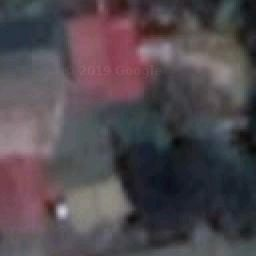
#> input picture Train_image/hoankiem_1009.jpg, 256 x 256 px; its folder holds only this picture in this run
$ python data_gen.py
#> lines starting #> are read from the running program, lines starting #| are printed output that depends on the picture
import os, glob, sys
import numpy as np
import cv2

IMAGE_DIR = "./train/Train_image"
CROPPED_IMAGE_DIR = "./train/cropped_train_image"
MASK_DIR = "./Mask_Tank"
CROPPED_MASK_DIR = "./cropped_mask_tank"
tmp_file = "hoankiem"

paths = glob.glob(os.path.join(IMAGE_DIR, "**.jpg"))
tmp = 0
for path in paths:
    print(f"Processing image from {path}")
    basename = os.path.basename(path)
    filename = os.path.splitext(basename)[0]
    image = cv2.imread(path)
#> image is the input picture: shape (256, 256, 3); mean B, G, R 78.7, 73, 81.1
    image = cv2.resize(
        image,
        (int(image.shape[1]//100)*100,
        int(image.shape[0]//100)*100)
    )
#> image: shape (200, 200, 3)
    cnt = 0
    for i in range(image.shape[0]//100):
        for j in range(image.shape[1]//100):
            temp2 = 0
            out = os.path.join(CROPPED_IMAGE_DIR, f"{tmp_file}_{tmp}.jpg")
            cv2.imwrite(out, image[i*100:(i+1)*100, j*100:(j+1)*100])
            cnt += 1
            tmp += 1
#> this loop made 2 passes
#> pass 1, `cv2.imwrite(out, image[i*100:(i+1)*100, j*100:(j+1)*100])`:
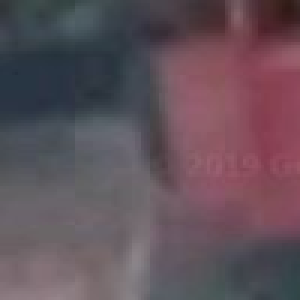
#> saved as hoankiem_0.jpg: shape (100, 100, 3) (shown 3 times larger); mean B, G, R 90, 81.1, 98
#> pass 1, `cv2.imwrite(out, image[i*100:(i+1)*100, j*100:(j+1)*100])`:
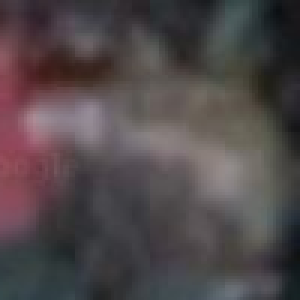
#> saved as hoankiem_1.jpg: shape (100, 100, 3) (shown 3 times larger); mean B, G, R 74.4, 72.3, 80.6
#> pass 2, `cv2.imwrite(out, image[i*100:(i+1)*100, j*100:(j+1)*100])`:
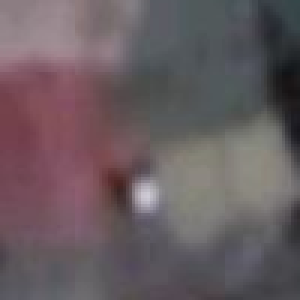
#> saved as hoankiem_2.jpg: shape (100, 100, 3) (shown 3 times larger); mean B, G, R 96.2, 91.7, 103.9
#> pass 2, `cv2.imwrite(out, image[i*100:(i+1)*100, j*100:(j+1)*100])`:
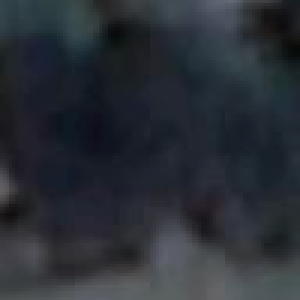
#> saved as hoankiem_3.jpg: shape (100, 100, 3) (shown 3 times larger); mean B, G, R 53.9, 46.6, 41.6
#> after the loop, cnt = 4; tmp = 4
    print(f"Cropped into {cnt} images")
#| Cropped into 4 images

paths = glob.glob(os.path.join(MASK_DIR, "**.png"))
tmp1 = 0
for path in paths:
    print(f"Processing image from {path}")
    basename = os.path.basename(path)
    filename = os.path.splitext(basename)[0]
    image = cv2.imread(path)
    image = cv2.resize(
        image,
        (int(image.shape[1]//100)*100,
        int(image.shape[0]//100)*100)
    )
    cnt = 0
    for i in range(image.shape[0]//100):
        for j in range(image.shape[1]//100):
            out = os.path.join(CROPPED_MASK_DIR, f"{tmp_file}_{tmp1}_tank.png")
            cv2.imwrite(out, image[i*100:(i+1)*100, j*100:(j+1)*100])
            cnt += 1
            tmp1 += 1
    print(f"Cropped into {cnt} images")

$ run again, on Train_image/hoankiem_10709.jpg
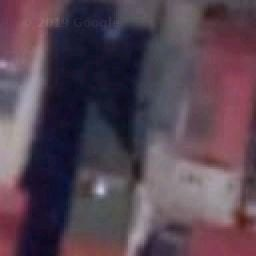
#> input picture Train_image/hoankiem_10709.jpg, 256 x 256 px
#> image is the input picture: shape (256, 256, 3); mean B, G, R 82.5, 69.1, 86.9
#> image: shape (200, 200, 3)
#> the loop `for i in range(image.shape[0]//100):` made 2 passes
#> pass 1, `cv2.imwrite(out, image[i*100:(i+1)*100, j*100:(j+1)*100])`:
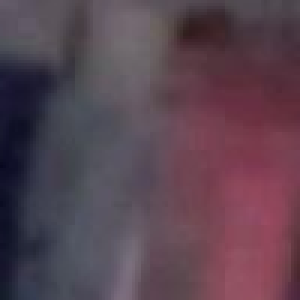
#> saved as hoankiem_1.jpg: shape (100, 100, 3) (shown 3 times larger); mean B, G, R 80.6, 68, 90
#> pass 2, `cv2.imwrite(out, image[i*100:(i+1)*100, j*100:(j+1)*100])`:
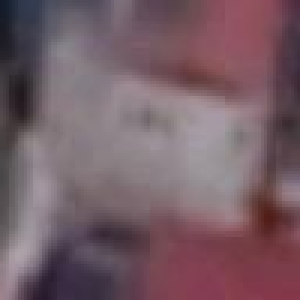
#> saved as hoankiem_3.jpg: shape (100, 100, 3) (shown 3 times larger); mean B, G, R 102.1, 93.3, 117.7
#> after the loop `for i in range(image.shape[0]//100):`: cnt = 4
#| Cropped into 4 images

$ run again, on Train_image/hoankiem_11067.jpg
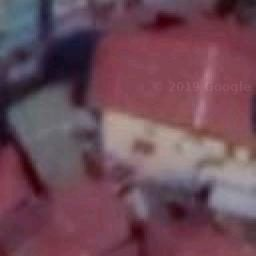
#> input picture Train_image/hoankiem_11067.jpg, 256 x 256 px
#> image is the input picture: shape (256, 256, 3); mean B, G, R 86.9, 74.1, 109.2
#> image: shape (200, 200, 3)
#> the loop `for i in range(image.shape[0]//100):` made 2 passes
#> pass 1, `cv2.imwrite(out, image[i*100:(i+1)*100, j*100:(j+1)*100])`:
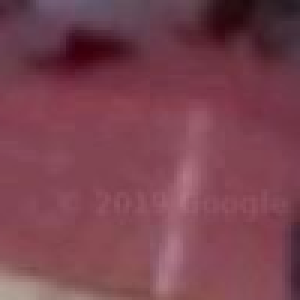
#> saved as hoankiem_1.jpg: shape (100, 100, 3) (shown 3 times larger); mean B, G, R 79.8, 66.9, 122.4
#> pass 2, `cv2.imwrite(out, image[i*100:(i+1)*100, j*100:(j+1)*100])`:
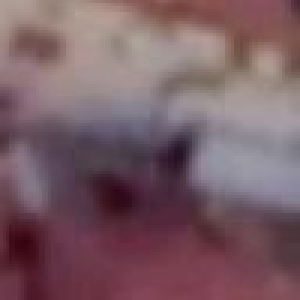
#> saved as hoankiem_3.jpg: shape (100, 100, 3) (shown 3 times larger); mean B, G, R 101.5, 93.2, 121.9
#> after the loop `for i in range(image.shape[0]//100):`: cnt = 4
#| Cropped into 4 images

$ run again, on Train_image/hoankiem_11375.jpg
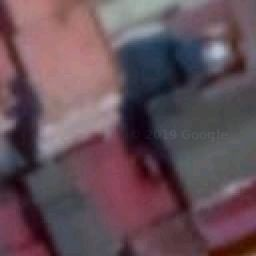
#> input picture Train_image/hoankiem_11375.jpg, 256 x 256 px
#> image is the input picture: shape (256, 256, 3); mean B, G, R 87.7, 79, 100.8
#> image: shape (200, 200, 3)
#> the loop `for i in range(image.shape[0]//100):` made 2 passes
#> pass 1, `cv2.imwrite(out, image[i*100:(i+1)*100, j*100:(j+1)*100])`:
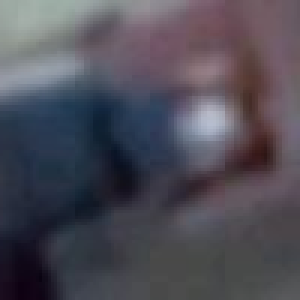
#> saved as hoankiem_1.jpg: shape (100, 100, 3) (shown 3 times larger); mean B, G, R 87.1, 76.8, 79
#> pass 2, `cv2.imwrite(out, image[i*100:(i+1)*100, j*100:(j+1)*100])`:
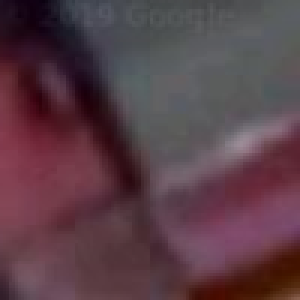
#> saved as hoankiem_3.jpg: shape (100, 100, 3) (shown 3 times larger); mean B, G, R 71.4, 62.4, 89.2
#> after the loop `for i in range(image.shape[0]//100):`: cnt = 4
#| Cropped into 4 images

$ run again, on Train_image/hoankiem_10116.jpg
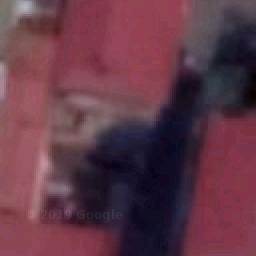
#> input picture Train_image/hoankiem_10116.jpg, 256 x 256 px
#> image is the input picture: shape (256, 256, 3); mean B, G, R 71.2, 56.5, 98.4
#> image: shape (200, 200, 3)
#> the loop `for i in range(image.shape[0]//100):` made 2 passes
#> pass 2, `cv2.imwrite(out, image[i*100:(i+1)*100, j*100:(j+1)*100])`:
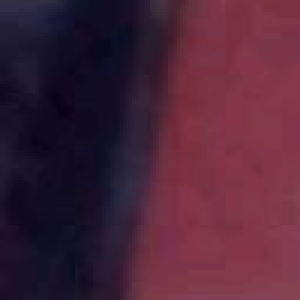
#> saved as hoankiem_3.jpg: shape (100, 100, 3) (shown 3 times larger); mean B, G, R 56.6, 35.6, 74.9
#> after the loop `for i in range(image.shape[0]//100):`: cnt = 4
#| Cropped into 4 images
